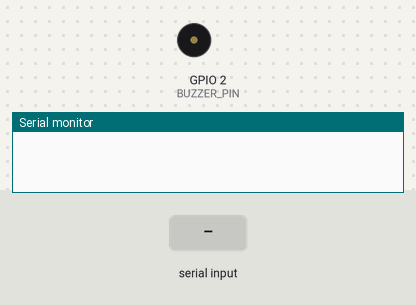
This sketch was run on a simulated ESP32. On the bench: buzzer (waves = sounding), the last lines printed to the serial monitor. The inputs (shaded band) are chosen by the test bench.

Above: at 1.2 s.
1.3 s: "encender\n" received over Serial
At 4.2 s:
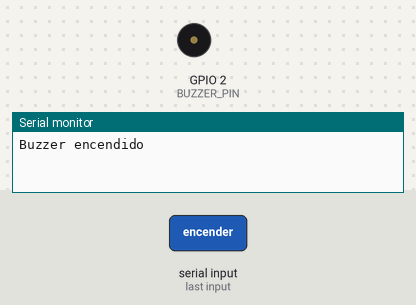
4.3 s: "apagar\n" received over Serial
At 4.9 s:
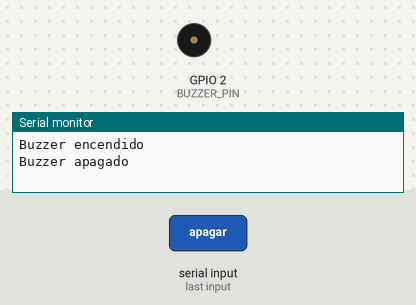
Timing chart, 0 to 7.3 s (numbered marks = the images above; inputs shaded):
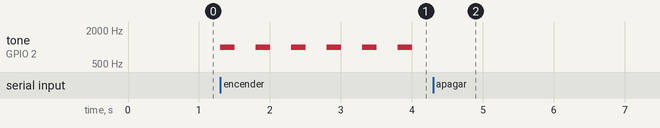

Measured:
- after the input at 1.3 s, tone on GPIO 2 (BUZZER_PIN): alternates 1000 Hz for 0.20 s and silent for 0.30 s, starting at once
- after the input at 4.3 s, tone on GPIO 2 (BUZZER_PIN): stops changing and stays silent

The sketch:

codigoBuzzer.ino
```cpp
#define BUZZER_PIN 2
#define BUZZER_CHANNEL 0

bool activarBuzzer = false;

void setup() {
  pinMode(BUZZER_PIN, OUTPUT);
  Serial.begin(9600);

  // Inicializar el módulo LEDC para el buzzer
  ledcSetup(BUZZER_CHANNEL, 1000, 8);  // Canal, frecuencia, resolución
  ledcAttachPin(BUZZER_PIN, BUZZER_CHANNEL);
}

void loop() {
  if (Serial.available() > 0) {
    String comando = Serial.readStringUntil('\n');
    comando.trim();  // Eliminar espacios en blanco al principio y al final

    if (comando == "encender") {
      activarBuzzer = true;
      Serial.println("Buzzer encendido");
    } else if (comando == "apagar") {
      activarBuzzer = false;
      Serial.println("Buzzer apagado");
    }
  }

  if (activarBuzzer) {
    encenderBuzzer(1000);
  } else {
    apagarBuzzer();
  }

  delay(100);
}

void encenderBuzzer(int frecuencia) {
  ledcWriteTone(BUZZER_CHANNEL, frecuencia);
  delay(200);
  ledcWriteTone(BUZZER_CHANNEL, 0);  // Apagar el tono
  delay(200);
}

void apagarBuzzer() {
  ledcWriteTone(BUZZER_CHANNEL, 0);  // Apagar el tono
}
```
